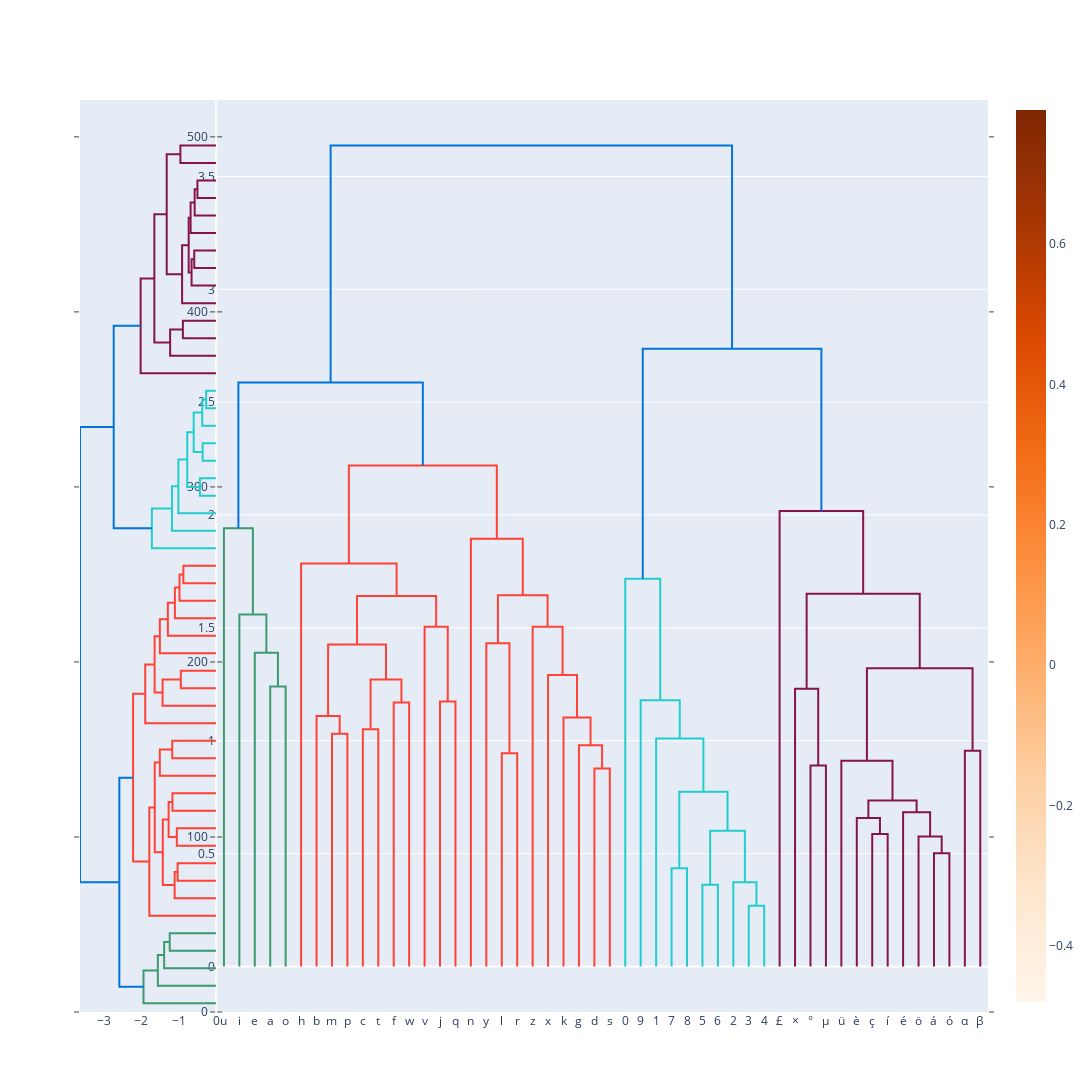

Notebook code cell kept with this figure:
### Code cell
# Edit xaxis2
fig.update_layout(xaxis2={'domain': [0, .15],
                                   'mirror': False,
                                   'showgrid': False,
                                   'showline': False,
                                   'zeroline': False,
                                   'showticklabels': True,
                                   'ticks':""})

### Figure 1 — Plotly figure (JSON) as saved in the notebook; plotly's stock layout.template omitted (floating-point values rounded to 4 significant figures; data arrays with more than 128 entries replaced by an {"elided": "..."} marker saying what was removed)
{"data": [{"hoverinfo": "text", "marker": {"color": "rgb(61,153,112)"}, "mode": "lines", "type": "scatter", "x": [35, 35, 45, 45], "xaxis": "x", "y": [0, 1.241, 1.241, 0], "yaxis": "y2"}, {"hoverinfo": "text", "marker": {"color": "rgb(61,153,112)"}, "mode": "lines", "type": "scatter", "x": [25, 25, 40, 40], "xaxis": "x", "y": [0, 1.39, 1.39, 1.241], "yaxis": "y2"}, {"hoverinfo": "text", "marker": {"color": "rgb(61,153,112)"}, "mode": "lines", "type": "scatter", "x": [15, 15, 32.5, 32.5], "xaxis": "x", "y": [0, 1.559, 1.559, 1.39], "yaxis": "y2"}, {"hoverinfo": "text", "marker": {"color": "rgb(61,153,112)"}, "mode": "lines", "type": "scatter", "x": [5, 5, 23.75, 23.75], "xaxis": "x", "y": [0, 1.941, 1.941, 1.559], "yaxis": "y2"}, {"hoverinfo": "text", "marker": {"color": "rgb(255,65,54)"}, "mode": "lines", "type": "scatter", "x": [75, 75, 85, 85], "xaxis": "x", "y": [0, 1.03, 1.03, 0], "yaxis": "y2"}, {"hoverinfo": "text", "marker": {"color": "rgb(255,65,54)"}, "mode": "lines", "type": "scatter", "x": [65, 65, 80, 80], "xaxis": "x", "y": [0, 1.11, 1.11, 1.03], "yaxis": "y2"}, {"hoverinfo": "text", "marker": {"color": "rgb(255,65,54)"}, "mode": "lines", "type": "scatter", "x": [95, 95, 105, 105], "xaxis": "x", "y": [0, 1.051, 1.051, 0], "yaxis": "y2"}, {"hoverinfo": "text", "marker": {"color": "rgb(255,65,54)"}, "mode": "lines", "type": "scatter", "x": [115, 115, 125, 125], "xaxis": "x", "y": [0, 1.169, 1.169, 0], "yaxis": "y2"}, {"hoverinfo": "text", "marker": {"color": "rgb(255,65,54)"}, "mode": "lines", "type": "scatter", "x": [100, 100, 120, 120], "xaxis": "x", "y": [1.051, 1.271, 1.271, 1.169], "yaxis": "y2"}, {"hoverinfo": "text", "marker": {"color": "rgb(255,65,54)"}, "mode": "lines", "type": "scatter", "x": [72.5, 72.5, 110, 110], "xaxis": "x", "y": [1.11, 1.427, 1.427, 1.271], "yaxis": "y2"}, {"hoverinfo": "text", "marker": {"color": "rgb(255,65,54)"}, "mode": "lines", "type": "scatter", "x": [145, 145, 155, 155], "xaxis": "x", "y": [0, 1.174, 1.174, 0], "yaxis": "y2"}, {"hoverinfo": "text", "marker": {"color": "rgb(255,65,54)"}, "mode": "lines", "type": "scatter", "x": [135, 135, 150, 150], "xaxis": "x", "y": [0, 1.505, 1.505, 1.174], "yaxis": "y2"}, {"hoverinfo": "text", "marker": {"color": "rgb(255,65,54)"}, "mode": "lines", "type": "scatter", "x": [91.25, 91.25, 142.5, 142.5], "xaxis": "x", "y": [1.427, 1.641, 1.641, 1.505], "yaxis": "y2"}, {"hoverinfo": "text", "marker": {"color": "rgb(255,65,54)"}, "mode": "lines", "type": "scatter", "x": [55, 55, 116.9, 116.9], "xaxis": "x", "y": [0, 1.785, 1.785, 1.641], "yaxis": "y2"}, {"hoverinfo": "text", "marker": {"color": "rgb(255,65,54)"}, "mode": "lines", "type": "scatter", "x": [185, 185, 195, 195], "xaxis": "x", "y": [0, 0.9448, 0.9448, 0], "yaxis": "y2"}, {"hoverinfo": "text", "marker": {"color": "rgb(255,65,54)"}, "mode": "lines", "type": "scatter", "x": [175, 175, 190, 190], "xaxis": "x", "y": [0, 1.432, 1.432, 0.9448], "yaxis": "y2"}, {"hoverinfo": "text", "marker": {"color": "rgb(255,65,54)"}, "mode": "lines", "type": "scatter", "x": [245, 245, 255, 255], "xaxis": "x", "y": [0, 0.8768, 0.8768, 0], "yaxis": "y2"}, {"hoverinfo": "text", "marker": {"color": "rgb(255,65,54)"}, "mode": "lines", "type": "scatter", "x": [235, 235, 250, 250], "xaxis": "x", "y": [0, 0.9798, 0.9798, 0.8768], "yaxis": "y2"}, {"hoverinfo": "text", "marker": {"color": "rgb(255,65,54)"}, "mode": "lines", "type": "scatter", "x": [225, 225, 242.5, 242.5], "xaxis": "x", "y": [0, 1.103, 1.103, 0.9798], "yaxis": "y2"}, {"hoverinfo": "text", "marker": {"color": "rgb(255,65,54)"}, "mode": "lines", "type": "scatter", "x": [215, 215, 233.8, 233.8], "xaxis": "x", "y": [0, 1.291, 1.291, 1.103], "yaxis": "y2"}, {"hoverinfo": "text", "marker": {"color": "rgb(255,65,54)"}, "mode": "lines", "type": "scatter", "x": [205, 205, 224.4, 224.4], "xaxis": "x", "y": [0, 1.505, 1.505, 1.291], "yaxis": "y2"}, {"hoverinfo": "text", "marker": {"color": "rgb(255,65,54)"}, "mode": "lines", "type": "scatter", "x": [182.5, 182.5, 214.7, 214.7], "xaxis": "x", "y": [1.432, 1.645, 1.645, 1.505], "yaxis": "y2"}, {"hoverinfo": "text", "marker": {"color": "rgb(255,65,54)"}, "mode": "lines", "type": "scatter", "x": [165, 165, 198.6, 198.6], "xaxis": "x", "y": [0, 1.895, 1.895, 1.645], "yaxis": "y2"}, {"hoverinfo": "text", "marker": {"color": "rgb(255,65,54)"}, "mode": "lines", "type": "scatter", "x": [85.94, 85.94, 181.8, 181.8], "xaxis": "x", "y": [1.785, 2.219, 2.219, 1.895], "yaxis": "y2"}, {"hoverinfo": "text", "marker": {"color": "rgb(0,116,217)"}, "mode": "lines", "type": "scatter", "x": [14.38, 14.38, 133.9, 133.9], "xaxis": "x", "y": [1.941, 2.587, 2.587, 2.219], "yaxis": "y2"}, {"hoverinfo": "text", "marker": {"color": "rgb(35,205,205)"}, "mode": "lines", "type": "scatter", "x": [295, 295, 305, 305], "xaxis": "x", "y": [0, 0.4352, 0.4352, 0], "yaxis": "y2"}, {"hoverinfo": "text", "marker": {"color": "rgb(35,205,205)"}, "mode": "lines", "type": "scatter", "x": [315, 315, 325, 325], "xaxis": "x", "y": [0, 0.3618, 0.3618, 0], "yaxis": "y2"}, {"hoverinfo": "text", "marker": {"color": "rgb(35,205,205)"}, "mode": "lines", "type": "scatter", "x": [345, 345, 355, 355], "xaxis": "x", "y": [0, 0.2682, 0.2682, 0], "yaxis": "y2"}, {"hoverinfo": "text", "marker": {"color": "rgb(35,205,205)"}, "mode": "lines", "type": "scatter", "x": [335, 335, 350, 350], "xaxis": "x", "y": [0, 0.3729, 0.3729, 0.2682], "yaxis": "y2"}, {"hoverinfo": "text", "marker": {"color": "rgb(35,205,205)"}, "mode": "lines", "type": "scatter", "x": [320, 320, 342.5, 342.5], "xaxis": "x", "y": [0.3618, 0.6009, 0.6009, 0.3729], "yaxis": "y2"}, {"hoverinfo": "text", "marker": {"color": "rgb(35,205,205)"}, "mode": "lines", "type": "scatter", "x": [300, 300, 331.2, 331.2], "xaxis": "x", "y": [0.4352, 0.7733, 0.7733, 0.6009], "yaxis": "y2"}, {"hoverinfo": "text", "marker": {"color": "rgb(35,205,205)"}, "mode": "lines", "type": "scatter", "x": [285, 285, 315.6, 315.6], "xaxis": "x", "y": [0, 1.01, 1.01, 0.7733], "yaxis": "y2"}, {"hoverinfo": "text", "marker": {"color": "rgb(35,205,205)"}, "mode": "lines", "type": "scatter", "x": [275, 275, 300.3, 300.3], "xaxis": "x", "y": [0, 1.179, 1.179, 1.01], "yaxis": "y2"}, {"hoverinfo": "text", "marker": {"color": "rgb(35,205,205)"}, "mode": "lines", "type": "scatter", "x": [265, 265, 287.7, 287.7], "xaxis": "x", "y": [0, 1.717, 1.717, 1.179], "yaxis": "y2"}, {"hoverinfo": "text", "marker": {"color": "rgb(133,20,75)"}, "mode": "lines", "type": "scatter", "x": [385, 385, 395, 395], "xaxis": "x", "y": [0, 0.8897, 0.8897, 0], "yaxis": "y2"}, {"hoverinfo": "text", "marker": {"color": "rgb(133,20,75)"}, "mode": "lines", "type": "scatter", "x": [375, 375, 390, 390], "xaxis": "x", "y": [0, 1.23, 1.23, 0.8897], "yaxis": "y2"}, {"hoverinfo": "text", "marker": {"color": "rgb(133,20,75)"}, "mode": "lines", "type": "scatter", "x": [425, 425, 435, 435], "xaxis": "x", "y": [0, 0.5861, 0.5861, 0], "yaxis": "y2"}, {"hoverinfo": "text", "marker": {"color": "rgb(133,20,75)"}, "mode": "lines", "type": "scatter", "x": [415, 415, 430, 430], "xaxis": "x", "y": [0, 0.6579, 0.6579, 0.5861], "yaxis": "y2"}, {"hoverinfo": "text", "marker": {"color": "rgb(133,20,75)"}, "mode": "lines", "type": "scatter", "x": [465, 465, 475, 475], "xaxis": "x", "y": [0, 0.501, 0.501, 0], "yaxis": "y2"}, {"hoverinfo": "text", "marker": {"color": "rgb(133,20,75)"}, "mode": "lines", "type": "scatter", "x": [455, 455, 470, 470], "xaxis": "x", "y": [0, 0.5758, 0.5758, 0.501], "yaxis": "y2"}, {"hoverinfo": "text", "marker": {"color": "rgb(133,20,75)"}, "mode": "lines", "type": "scatter", "x": [445, 445, 462.5, 462.5], "xaxis": "x", "y": [0, 0.6833, 0.6833, 0.5758], "yaxis": "y2"}, {"hoverinfo": "text", "marker": {"color": "rgb(133,20,75)"}, "mode": "lines", "type": "scatter", "x": [422.5, 422.5, 453.8, 453.8], "xaxis": "x", "y": [0.6579, 0.7347, 0.7347, 0.6833], "yaxis": "y2"}, {"hoverinfo": "text", "marker": {"color": "rgb(133,20,75)"}, "mode": "lines", "type": "scatter", "x": [405, 405, 438.1, 438.1], "xaxis": "x", "y": [0, 0.9107, 0.9107, 0.7347], "yaxis": "y2"}, {"hoverinfo": "text", "marker": {"color": "rgb(133,20,75)"}, "mode": "lines", "type": "scatter", "x": [485, 485, 495, 495], "xaxis": "x", "y": [0, 0.9557, 0.9557, 0], "yaxis": "y2"}, {"hoverinfo": "text", "marker": {"color": "rgb(133,20,75)"}, "mode": "lines", "type": "scatter", "x": [421.6, 421.6, 490, 490], "xaxis": "x", "y": [0.9107, 1.321, 1.321, 0.9557], "yaxis": "y2"}, {"hoverinfo": "text", "marker": {"color": "rgb(133,20,75)"}, "mode": "lines", "type": "scatter", "x": [382.5, 382.5, 455.8, 455.8], "xaxis": "x", "y": [1.23, 1.652, 1.652, 1.321], "yaxis": "y2"}, {"hoverinfo": "text", "marker": {"color": "rgb(133,20,75)"}, "mode": "lines", "type": "scatter", "x": [365, 365, 419.1, 419.1], "xaxis": "x", "y": [0, 2.018, 2.018, 1.652], "yaxis": "y2"}, {"hoverinfo": "text", "marker": {"color": "rgb(0,116,217)"}, "mode": "lines", "type": "scatter", "x": [276.3, 276.3, 392.1, 392.1], "xaxis": "x", "y": [1.717, 2.737, 2.737, 2.018], "yaxis": "y2"}, {"hoverinfo": "text", "marker": {"color": "rgb(0,116,217)"}, "mode": "lines", "type": "scatter", "x": [74.12, 74.12, 334.2, 334.2], "xaxis": "x", "y": [2.587, 3.637, 3.637, 2.737], "yaxis": "y2"}, {"hoverinfo": "text", "marker": {"color": "rgb(61,153,112)"}, "mode": "lines", "type": "scatter", "x": [0, -1.241, -1.241, 0], "xaxis": "x2", "y": [35, 35, 45, 45], "yaxis": "y"}, {"hoverinfo": "text", "marker": {"color": "rgb(61,153,112)"}, "mode": "lines", "type": "scatter", "x": [0, -1.39, -1.39, -1.241], "xaxis": "x2", "y": [25, 25, 40, 40], "yaxis": "y"}, {"hoverinfo": "text", "marker": {"color": "rgb(61,153,112)"}, "mode": "lines", "type": "scatter", "x": [0, -1.559, -1.559, -1.39], "xaxis": "x2", "y": [15, 15, 32.5, 32.5], "yaxis": "y"}, {"hoverinfo": "text", "marker": {"color": "rgb(61,153,112)"}, "mode": "lines", "type": "scatter", "x": [0, -1.941, -1.941, -1.559], "xaxis": "x2", "y": [5, 5, 23.75, 23.75], "yaxis": "y"}, {"hoverinfo": "text", "marker": {"color": "rgb(255,65,54)"}, "mode": "lines", "type": "scatter", "x": [0, -1.03, -1.03, 0], "xaxis": "x2", "y": [75, 75, 85, 85], "yaxis": "y"}, {"hoverinfo": "text", "marker": {"color": "rgb(255,65,54)"}, "mode": "lines", "type": "scatter", "x": [0, -1.11, -1.11, -1.03], "xaxis": "x2", "y": [65, 65, 80, 80], "yaxis": "y"}, {"hoverinfo": "text", "marker": {"color": "rgb(255,65,54)"}, "mode": "lines", "type": "scatter", "x": [0, -1.051, -1.051, 0], "xaxis": "x2", "y": [95, 95, 105, 105], "yaxis": "y"}, {"hoverinfo": "text", "marker": {"color": "rgb(255,65,54)"}, "mode": "lines", "type": "scatter", "x": [0, -1.169, -1.169, 0], "xaxis": "x2", "y": [115, 115, 125, 125], "yaxis": "y"}, {"hoverinfo": "text", "marker": {"color": "rgb(255,65,54)"}, "mode": "lines", "type": "scatter", "x": [-1.051, -1.271, -1.271, -1.169], "xaxis": "x2", "y": [100, 100, 120, 120], "yaxis": "y"}, {"hoverinfo": "text", "marker": {"color": "rgb(255,65,54)"}, "mode": "lines", "type": "scatter", "x": [-1.11, -1.427, -1.427, -1.271], "xaxis": "x2", "y": [72.5, 72.5, 110, 110], "yaxis": "y"}, {"hoverinfo": "text", "marker": {"color": "rgb(255,65,54)"}, "mode": "lines", "type": "scatter", "x": [0, -1.174, -1.174, 0], "xaxis": "x2", "y": [145, 145, 155, 155], "yaxis": "y"}, {"hoverinfo": "text", "marker": {"color": "rgb(255,65,54)"}, "mode": "lines", "type": "scatter", "x": [0, -1.505, -1.505, -1.174], "xaxis": "x2", "y": [135, 135, 150, 150], "yaxis": "y"}, {"hoverinfo": "text", "marker": {"color": "rgb(255,65,54)"}, "mode": "lines", "type": "scatter", "x": [-1.427, -1.641, -1.641, -1.505], "xaxis": "x2", "y": [91.25, 91.25, 142.5, 142.5], "yaxis": "y"}, {"hoverinfo": "text", "marker": {"color": "rgb(255,65,54)"}, "mode": "lines", "type": "scatter", "x": [0, -1.785, -1.785, -1.641], "xaxis": "x2", "y": [55, 55, 116.9, 116.9], "yaxis": "y"}, {"hoverinfo": "text", "marker": {"color": "rgb(255,65,54)"}, "mode": "lines", "type": "scatter", "x": [0, -0.9448, -0.9448, 0], "xaxis": "x2", "y": [185, 185, 195, 195], "yaxis": "y"}, {"hoverinfo": "text", "marker": {"color": "rgb(255,65,54)"}, "mode": "lines", "type": "scatter", "x": [0, -1.432, -1.432, -0.9448], "xaxis": "x2", "y": [175, 175, 190, 190], "yaxis": "y"}, {"hoverinfo": "text", "marker": {"color": "rgb(255,65,54)"}, "mode": "lines", "type": "scatter", "x": [0, -0.8768, -0.8768, 0], "xaxis": "x2", "y": [245, 245, 255, 255], "yaxis": "y"}, {"hoverinfo": "text", "marker": {"color": "rgb(255,65,54)"}, "mode": "lines", "type": "scatter", "x": [0, -0.9798, -0.9798, -0.8768], "xaxis": "x2", "y": [235, 235, 250, 250], "yaxis": "y"}, {"hoverinfo": "text", "marker": {"color": "rgb(255,65,54)"}, "mode": "lines", "type": "scatter", "x": [0, -1.103, -1.103, -0.9798], "xaxis": "x2", "y": [225, 225, 242.5, 242.5], "yaxis": "y"}, {"hoverinfo": "text", "marker": {"color": "rgb(255,65,54)"}, "mode": "lines", "type": "scatter", "x": [0, -1.291, -1.291, -1.103], "xaxis": "x2", "y": [215, 215, 233.8, 233.8], "yaxis": "y"}, {"hoverinfo": "text", "marker": {"color": "rgb(255,65,54)"}, "mode": "lines", "type": "scatter", "x": [0, -1.505, -1.505, -1.291], "xaxis": "x2", "y": [205, 205, 224.4, 224.4], "yaxis": "y"}, {"hoverinfo": "text", "marker": {"color": "rgb(255,65,54)"}, "mode": "lines", "type": "scatter", "x": [-1.432, -1.645, -1.645, -1.505], "xaxis": "x2", "y": [182.5, 182.5, 214.7, 214.7], "yaxis": "y"}, {"hoverinfo": "text", "marker": {"color": "rgb(255,65,54)"}, "mode": "lines", "type": "scatter", "x": [0, -1.895, -1.895, -1.645], "xaxis": "x2", "y": [165, 165, 198.6, 198.6], "yaxis": "y"}, {"hoverinfo": "text", "marker": {"color": "rgb(255,65,54)"}, "mode": "lines", "type": "scatter", "x": [-1.785, -2.219, -2.219, -1.895], "xaxis": "x2", "y": [85.94, 85.94, 181.8, 181.8], "yaxis": "y"}, {"hoverinfo": "text", "marker": {"color": "rgb(0,116,217)"}, "mode": "lines", "type": "scatter", "x": [-1.941, -2.587, -2.587, -2.219], "xaxis": "x2", "y": [14.38, 14.38, 133.9, 133.9], "yaxis": "y"}, {"hoverinfo": "text", "marker": {"color": "rgb(35,205,205)"}, "mode": "lines", "type": "scatter", "x": [0, -0.4352, -0.4352, 0], "xaxis": "x2", "y": [295, 295, 305, 305], "yaxis": "y"}, {"hoverinfo": "text", "marker": {"color": "rgb(35,205,205)"}, "mode": "lines", "type": "scatter", "x": [0, -0.3618, -0.3618, 0], "xaxis": "x2", "y": [315, 315, 325, 325], "yaxis": "y"}, {"hoverinfo": "text", "marker": {"color": "rgb(35,205,205)"}, "mode": "lines", "type": "scatter", "x": [0, -0.2682, -0.2682, 0], "xaxis": "x2", "y": [345, 345, 355, 355], "yaxis": "y"}, {"hoverinfo": "text", "marker": {"color": "rgb(35,205,205)"}, "mode": "lines", "type": "scatter", "x": [0, -0.3729, -0.3729, -0.2682], "xaxis": "x2", "y": [335, 335, 350, 350], "yaxis": "y"}, {"hoverinfo": "text", "marker": {"color": "rgb(35,205,205)"}, "mode": "lines", "type": "scatter", "x": [-0.3618, -0.6009, -0.6009, -0.3729], "xaxis": "x2", "y": [320, 320, 342.5, 342.5], "yaxis": "y"}, {"hoverinfo": "text", "marker": {"color": "rgb(35,205,205)"}, "mode": "lines", "type": "scatter", "x": [-0.4352, -0.7733, -0.7733, -0.6009], "xaxis": "x2", "y": [300, 300, 331.2, 331.2], "yaxis": "y"}, {"hoverinfo": "text", "marker": {"color": "rgb(35,205,205)"}, "mode": "lines", "type": "scatter", "x": [0, -1.01, -1.01, -0.7733], "xaxis": "x2", "y": [285, 285, 315.6, 315.6], "yaxis": "y"}, {"hoverinfo": "text", "marker": {"color": "rgb(35,205,205)"}, "mode": "lines", "type": "scatter", "x": [0, -1.179, -1.179, -1.01], "xaxis": "x2", "y": [275, 275, 300.3, 300.3], "yaxis": "y"}, {"hoverinfo": "text", "marker": {"color": "rgb(35,205,205)"}, "mode": "lines", "type": "scatter", "x": [0, -1.717, -1.717, -1.179], "xaxis": "x2", "y": [265, 265, 287.7, 287.7], "yaxis": "y"}, {"hoverinfo": "text", "marker": {"color": "rgb(133,20,75)"}, "mode": "lines", "type": "scatter", "x": [0, -0.8897, -0.8897, 0], "xaxis": "x2", "y": [385, 385, 395, 395], "yaxis": "y"}, {"hoverinfo": "text", "marker": {"color": "rgb(133,20,75)"}, "mode": "lines", "type": "scatter", "x": [0, -1.23, -1.23, -0.8897], "xaxis": "x2", "y": [375, 375, 390, 390], "yaxis": "y"}, {"hoverinfo": "text", "marker": {"color": "rgb(133,20,75)"}, "mode": "lines", "type": "scatter", "x": [0, -0.5861, -0.5861, 0], "xaxis": "x2", "y": [425, 425, 435, 435], "yaxis": "y"}, {"hoverinfo": "text", "marker": {"color": "rgb(133,20,75)"}, "mode": "lines", "type": "scatter", "x": [0, -0.6579, -0.6579, -0.5861], "xaxis": "x2", "y": [415, 415, 430, 430], "yaxis": "y"}, {"hoverinfo": "text", "marker": {"color": "rgb(133,20,75)"}, "mode": "lines", "type": "scatter", "x": [0, -0.501, -0.501, 0], "xaxis": "x2", "y": [465, 465, 475, 475], "yaxis": "y"}, {"hoverinfo": "text", "marker": {"color": "rgb(133,20,75)"}, "mode": "lines", "type": "scatter", "x": [0, -0.5758, -0.5758, -0.501], "xaxis": "x2", "y": [455, 455, 470, 470], "yaxis": "y"}, {"hoverinfo": "text", "marker": {"color": "rgb(133,20,75)"}, "mode": "lines", "type": "scatter", "x": [0, -0.6833, -0.6833, -0.5758], "xaxis": "x2", "y": [445, 445, 462.5, 462.5], "yaxis": "y"}, {"hoverinfo": "text", "marker": {"color": "rgb(133,20,75)"}, "mode": "lines", "type": "scatter", "x": [-0.6579, -0.7347, -0.7347, -0.6833], "xaxis": "x2", "y": [422.5, 422.5, 453.8, 453.8], "yaxis": "y"}, {"hoverinfo": "text", "marker": {"color": "rgb(133,20,75)"}, "mode": "lines", "type": "scatter", "x": [0, -0.9107, -0.9107, -0.7347], "xaxis": "x2", "y": [405, 405, 438.1, 438.1], "yaxis": "y"}, {"hoverinfo": "text", "marker": {"color": "rgb(133,20,75)"}, "mode": "lines", "type": "scatter", "x": [0, -0.9557, -0.9557, 0], "xaxis": "x2", "y": [485, 485, 495, 495], "yaxis": "y"}, {"hoverinfo": "text", "marker": {"color": "rgb(133,20,75)"}, "mode": "lines", "type": "scatter", "x": [-0.9107, -1.321, -1.321, -0.9557], "xaxis": "x2", "y": [421.6, 421.6, 490, 490], "yaxis": "y"}, {"hoverinfo": "text", "marker": {"color": "rgb(133,20,75)"}, "mode": "lines", "type": "scatter", "x": [-1.23, -1.652, -1.652, -1.321], "xaxis": "x2", "y": [382.5, 382.5, 455.8, 455.8], "yaxis": "y"}, {"hoverinfo": "text", "marker": {"color": "rgb(133,20,75)"}, "mode": "lines", "type": "scatter", "x": [0, -2.018, -2.018, -1.652], "xaxis": "x2", "y": [365, 365, 419.1, 419.1], "yaxis": "y"}, {"hoverinfo": "text", "marker": {"color": "rgb(0,116,217)"}, "mode": "lines", "type": "scatter", "x": [-1.717, -2.737, -2.737, -2.018], "xaxis": "x2", "y": [276.3, 276.3, 392.1, 392.1], "yaxis": "y"}, {"hoverinfo": "text", "marker": {"color": "rgb(0,116,217)"}, "mode": "lines", "type": "scatter", "x": [-2.587, -3.637, -3.637, -2.737], "xaxis": "x2", "y": [74.12, 74.12, 334.2, 334.2], "yaxis": "y"}, {"colorscale": [[0, "rgb(255,245,235)"], [0.125, "rgb(254,230,206)"], [0.25, "rgb(253,208,162)"], [0.375, "rgb(253,174,107)"], [0.5, "rgb(253,141,60)"], [0.625, "rgb(241,105,19)"], [0.75, "rgb(217,72,1)"], [0.875, "rgb(166,54,3)"], [1, "rgb(127,39,4)"]], "type": "heatmap", "x": [5, 15, 25, 35, 45, 55, 65, 75, 85, 95, 105, 115, 125, 135, 145, 155, 165, 175, 185, 195, 205, 215, 225, 235, 245, 255, 265, 275, 285, 295, 305, 315, 325, 335, 345, 355, 365, 375, 385, 395, 405, 415, 425, 435, 445, 455, 465, 475, 485, 495], "y": [5, 15, 25, 35, 45, 55, 65, 75, 85, 95, 105, 115, 125, 135, 145, 155, 165, 175, 185, 195, 205, 215, 225, 235, 245, 255, 265, 275, 285, 295, 305, 315, 325, 335, 345, 355, 365, 375, 385, 395, 405, 415, 425, 435, 445, 455, 465, 475, 485, 495], "z": {"elided": "50x50 float values"}}], "layout": {"autosize": false, "height": 1200, "hovermode": "closest", "showlegend": false, "width": 1200, "xaxis": {"domain": [0.15, 1], "mirror": false, "rangemode": "tozero", "showgrid": false, "showline": false, "showticklabels": true, "tickmode": "array", "ticks": "", "ticktext": ["u", "i", "e", "a", "o", "h", "b", "m", "p", "c", "t", "f", "w", "v", "j", "q", "n", "y", "l", "r", "z", "x", "k", "g", "d", "s", "0", "9", "1", "7", "8", "5", "6", "2", "3", "4", "£", "×", "°", "μ", "ü", "è", "ç", "í", "é", "ö", "á", "ó", "α", "β"], "tickvals": [5, 15, 25, 35, 45, 55, 65, 75, 85, 95, 105, 115, 125, 135, 145, 155, 165, 175, 185, 195, 205, 215, 225, 235, 245, 255, 265, 275, 285, 295, 305, 315, 325, 335, 345, 355, 365, 375, 385, 395, 405, 415, 425, 435, 445, 455, 465, 475, 485, 495], "type": "linear", "zeroline": false}, "xaxis2": {"domain": [0, 0.15], "mirror": false, "showgrid": false, "showline": false, "showticklabels": true, "ticks": "", "zeroline": false}, "yaxis": {"mirror": "allticks", "rangemode": "tozero", "showgrid": false, "showline": true, "showticklabels": true, "ticks": "outside", "type": "linear", "zeroline": false}}}
